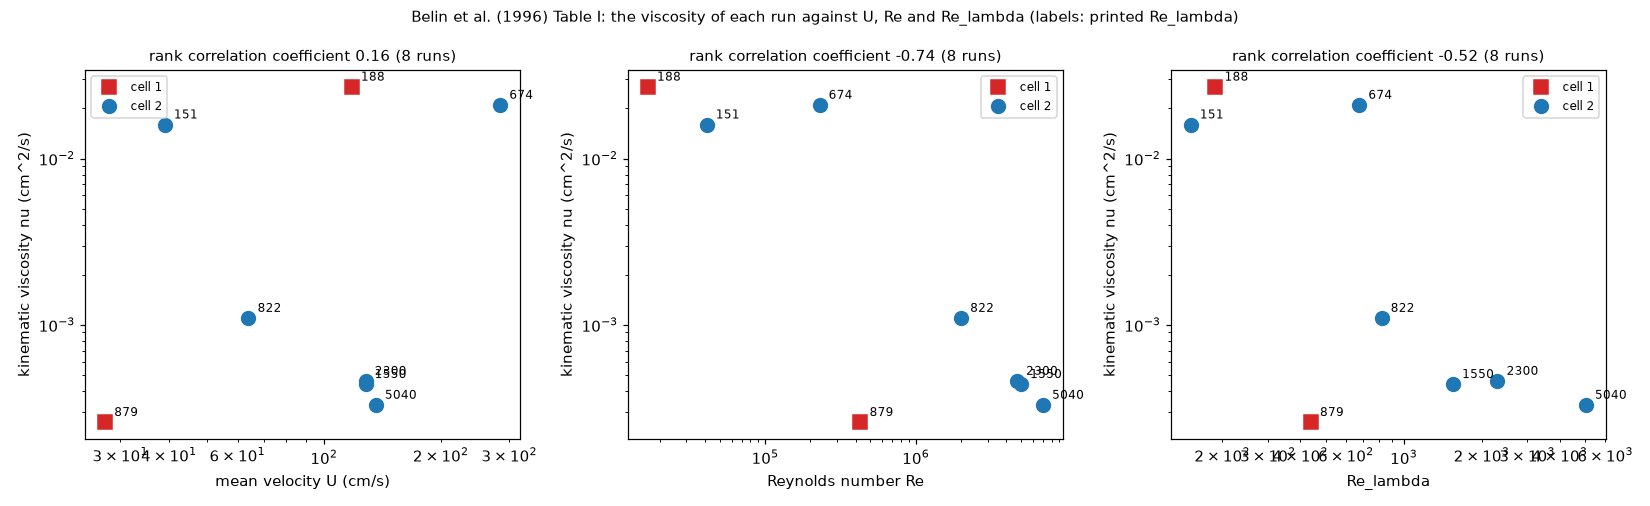

Python code for this plot:
"""belin_table1_plot.py  v01  Table I of Belin et al. (1996): the kinematic viscosity nu of each run against the mean velocity U, the Reynolds number Re and Re_lambda.
Shows whether the viscosity of the helium (set by temperature and pressure) is linked to the flow speed or the Reynolds number.  The Re_lambda = 879 entry is plotted at 439
(u' lambda / nu from its own row; see the discussion of the misprint).
Usage: python belin_table1_plot.py     writes belin_table1_plot.png

Versions  M01 m01.v01 (2026-11-13): first version.
"""
import os

import matplotlib
matplotlib.use("Agg")
import matplotlib.pyplot as plt
import numpy as np
from scipy.stats import spearmanr

HERE = os.path.dirname(os.path.abspath(__file__))
# cell, nu cm^2/s, U cm/s, u' cm/s, Re, R_lambda (printed), lambda um, eta um
ROWS = [(2, 1.6e-2, 39, 8, 4.1e4, 151, 3000, 127), (2, 2.1e-2, 284, 94, 2.3e5, 674, 1520, 26), (2, 4.6e-4, 128, 37, 4.7e6, 2300, 276, 2.9),
        (2, 3.3e-4, 136, 52, 7e6, 5040, 320, 2), (2, 4.4e-4, 128, 27, 5e6, 1550, 262, 3.4), (2, 1.1e-3, 64, 13, 2e6, 822, 680, 12),
        (1, 2.7e-2, 118, 29, 16700, 188, 1740, 64), (1, 2.6e-4, 27.4, 6.1, 4.3e5, 879, 187, 5)]


def main():
    cell, nu, U, up, Re, Rl = (np.array([r[i] for r in ROWS], float) for i in (0, 1, 2, 3, 4, 5))
    Rl_fixed = Rl.copy()
    Rl_fixed[-1] = up[-1] * 187e-4 / nu[-1]                                  # u' lambda / nu = 439
    fig, ax = plt.subplots(1, 3, figsize=(15, 4.6))
    for a, (x, label) in zip(ax, ((U, "mean velocity U (cm/s)"), (Re, "Reynolds number Re"), (Rl_fixed, "Re_lambda"))):
        for c, marker in ((1, "s"), (2, "o")):
            sel = cell == c
            a.loglog(x[sel], nu[sel], marker, ms=9, color="tab:blue" if c == 2 else "tab:red", label="cell %d" % c)
        for xi, ni, ri in zip(x, nu, Rl):
            a.annotate("%g" % ri, (xi, ni), textcoords="offset points", xytext=(6, 4), fontsize=8)
        corr = spearmanr(x, nu)[0]
        a.set_xlabel(label)
        a.set_ylabel("kinematic viscosity nu (cm^2/s)")
        a.set_title("rank correlation coefficient %.2f (8 runs)" % corr, fontsize=10)
        a.legend(fontsize=8)
    fig.suptitle("Belin et al. (1996) Table I: the viscosity of each run against U, Re and Re_lambda (labels: printed Re_lambda)", fontsize=10)
    fig.tight_layout()
    fig.savefig(os.path.join(HERE, "belin_table1_plot.png"), dpi=110)
    for name, x in (("U", U), ("Re", Re), ("Re_lambda", Rl_fixed)):
        print("%-10s rank correlation with nu: %.2f" % (name, spearmanr(x, nu)[0]))


if __name__ == "__main__":
    main()
